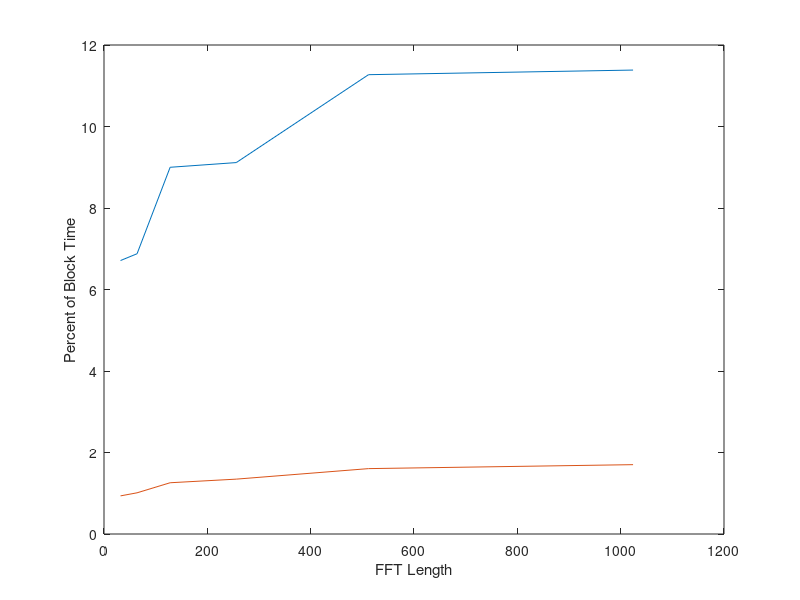

MATLAB code to generate this figure:
% Display results from each speaker for the system
% 12 16 2017

% distance sweep 
if 1==0
    figure(111)
    legend_str = zeros(1, len_d);
    for i = 1:len_d
    %     legend_str(i) = [num2str(distances(i)) ' Meters'];
        subplot(2,1,1)
    %     errorbar(all_freq, amp_m_db, amp_std_db);
        errorbar(all_freq, amps_m(i, :), amps_std(i, :));
        xlabel('Frequency (Hz)');
        ylabel('Amplitude');
        title('System Amplitude Response')
        hold on
        subplot(2,1,2)
        errorbar(all_freq, phs_m(i, :), phs_std(i, :));
        xlabel('Frequency (Hz)');
        ylabel('Phase (Degrees');
        title('System Phase Response');
        hold on;
    end
    subplot(2,1,1)
    legend('1 m', '4 m', '7 m', '10 m', '13 m', '15 m');
    subplot(2,1,2)
    legend('1 m', '4 m', '7 m', '10 m', '13 m', '15 m');
    
    % plot amplitude loss
    figure(112)
    deltas = amps_m(1, :) - amps_m(len_d,:);
    plot(all_freq, deltas);
    xlabel('Frequency (Hz)');
    ylabel('Signal Loss Closest to Furthest (dB)');
    title('Total Signal Loss');
    max_loss = max(deltas)
end



% Precision 
if 1==0
    for k = 1:length(bws)
        bw = bws(k);
        all_center_freq = freqs(k, :);
    %     freqs(k, :) = all_center_freq;

    %     times_m = mean(time_results);
    %     times_std = std(time_results);
    %     sig_str_m(k, :) = mean(signal_strength);
    %     sig_str_std(k, :) = std(signal_strength);
    % 
    %     % convert to distance measurement
    %     s_sound = 340;
    %     dist_m(k, :) = times_m * s_sound;
    %     dist_std(k, :) = times_std * s_sound;

        figure(k)
%         subplot(1,2,1)
        plot(all_center_freq, dist_std(k, :));
%         errorbar(all_center_freq, dist_m(k, :), dist_std(k, :));
        xlabel('Frequency 10 kHz');
        ylabel('Distance (m) - Error below 0 m');
        ylabel('Distance (m) - std error');
        title(['Consistency vs Center Frequency @BW ' num2str(bw/1000) ' kHz'])

%         subplot(1,2,2)
% %         errorbar(all_center_freq, sig_str_m(k, :), sig_str_std(k, :));
%         plot(all_center_freq, sig_str_std(k, :));
%         xlabel('Frequency 10 kHz');
%         ylabel('Signal Strength Normalized to Reference');
%         title(['Signal Strength vs Center Frequency @BW ' num2str(bw/1000) ' kHz'])
    end
end


% f_sweep
if 1==0
    figure(100)
    % legend_str = zeros(1, len_d);
    % for i = 1:len_d
    %     legend_str(i) = [num2str(distances(i)) ' Meters'];

    subplot(2,1,1)
    errorbar(all_freq, amp_m_db, amp_std_db);
    xlabel('Frequency (Hz)');
    ylabel('Amplitude');
    title('System Amplitude Response')

    subplot(2,1,2)
    errorbar(all_freq, rad2deg(unwrap(deg2rad(ph_m))), ph_std);
    xlabel('Frequency (Hz)');
    ylabel('Phase (Degrees');
    title('System Phase Response');
    % hold on;
end


% filter results
if 1 ==0
    dur = 0.01;  % seconds
    fs = 2^15;% 40000;

    freq = 900;
    n = 1:round(dur*fs);
    % input_signal = sin(2 * pi * freq * n / fs);
    % input_signal = input_signal + sin(2 * pi * 15000 * n / fs);
    % input_signal = input_signal + sin(2 * pi * 8000 * n / fs);
    input_signal = make_tone(freq, dur, fs);

    % [H, F] = f_analysis(points(length(points)/100000:length(points)/9), fs);
    [H, F] = f_analysis(points, fs);
    len_h = length(H);
    portion_to_disp = 0.8;
    max_idx = round(portion_to_disp*len_h);
    plot(F(1:max_idx), abs(H(1:max_idx)));
    xlabel('Frequency [Hz]');
    ylabel('Magnitude');
    title('New Signal Frequ Rep');
end


if 1==0
    fs = 40000;
    sample_code_len = 31;
    largest_test = 12*sample_code_len; % 372. To design with twice this is a code len of 744
    % Choose to design for a code length of 750. This is about 1.18M,
    
    lfsr_elements = 3:8;
    code_lens =  2.^lfsr_elements - 1;
    code_lens = 7:10:510;
    repeats = 1;
    samples_per_chip = 2;
    n = repeats * samples_per_chip .* code_lens;
%     n = linspace(1, 100, 100);
%     n = logspace(0,4, 10);  % mac makes this fast
%     n = 2^14
    ns = 1024;
    time_per_fft = ns/fs;
    %    brute_force Convolution in Time
    b_m = n.^2; % multiplications
    b_a = n.*(n-1); % additions
    b_total = b_m + b_a;

    % FFT 
    % Perform FFT
    f_m = (n/2).*log(n); % complex multiplications
    f_a = n.*log(n); % complex additions
%     f_total = f_m + f_a
    % Do FFT 2 times for f and g before we can multiply them together
    % Double the computations so we can inverse the FFT
    f_m_fft = 2 * f_m * 2;
    f_a_fft = 2 * f_m * 2;
    
    % Multiply each array against each other
    f_m_tot = f_m_fft + n;
    
    % convert to non-complex
    f_m_normal = 4 * f_m_tot;
    f_a_normal = 3 * f_m_tot + 2*f_a_fft;
    f_total = f_m_normal + f_a_normal;
    
    figure(1)
    plot(code_lens, f_total./b_total);
    xlabel('Code Lengths for Convolution (n)');
    ylabel('FFT Complexity / Naive Convolution');
    title('Complexity vs Number of Samples');
    
    
    figure(2)
    semilogy(code_lens, b_total*fs, code_lens, f_total*fs);
    xlabel('Code Lengths (n)');
    ylabel('Additions and Multiplications Per Second');
    title('Complexity vs Number of Samples');
    legend('Naive Method', 'FFT');
    %     f_total/b_total
    
    
    % DSP processors taken from http://www.ti.com/processors/dsp/getting-started/core-benchmarks.html
    %$600.00 per board http://www.ti.com/tool/TMDSEVM6678  $400.00 http://www.ti.com/tool/tmdsevm6657
    c66x_rate = 6.27 * 10^(-6); % seconds per thousand n   
    c66x = ones(1, length(n)) * round(1000/c66x_rate);
    
    %$195.00 http://www.ti.com/tool/tmdslcdk138 $195.00 http://www.ti.com/tool/tmdslcdk6748
    C674x_rate = 24.01 * 10^(-6);
    C674x = ones(1, length(n)) * round(1000/C674x_rate);
    
    % $335 http://www.ti.com/tool/k2gice
    Cortex_A15_rate = 43.92 * 10^(-6);
    Cortex_A15 = ones(1, length(n)) * round(1000/Cortex_A15_rate);
    
    %Atmel avr32718 at32UC3
    avr32718_rate = 2.9 * 10^(-3);
    avr32718 = ones(1, length(n)) * round(1000/avr32718_rate);
    
    % m4
    m4_cyc = 139898;
    m4_rate = 1.25 *10^(-6); % per second 
    m4_1_fft = m4_rate*m4_cyc;
    m4 = ones(1, length(n)) * round(1000/m4_1_fft);
    
    % m7
    m7_cyc =  87128;  % 17235; %  code len of 60 = 8050;  %
    m7_clock = 400*10^(6);
    m7_ips = (m7_clock/2)^(-1);
    m7_rate = m7_ips; % per second 
    m7_1_fft = m7_rate*m7_cyc;
    m7 = ones(1, length(n)) * round(1000/m7_1_fft);
    
    figure(3)
    semilogy(code_lens, n*fs, code_lens, c66x, code_lens, C674x, code_lens, Cortex_A15, code_lens, m4, code_lens, m7);
    xlabel('Code Lengths (n)');
    ylabel('FFT Points per Second');
    title('FFT Points per Second');
    legend('FFT Points', 'c66x', 'c674x', 'Cortex_A15', 'Cortex M4', 'Cortex M7')
end

if 1==1  % FFT percentage of operation time for various fft lengths
    n = [32, 64, 128, 256, 512, 1024];
    m5_cpf = [2577, 5282, 13823, 28000, 69253, 139898];
    m7_cpf = [1497, 3235, 8050, 17235, 41076, 87128];
    m5_clock = 48*10^6;  % per second
    m7_clock = 200*10^6;  % per second
    m5_time_per_fft = m5_cpf./m5_clock;
    m7_time_per_fft = m7_cpf./m7_clock;
    
    fs = 40000;
%     block_num = 6;
    block_time = n/fs;
%     m7_block_time = m7_time_per_fft(block_num);
%     m5_block_time = m5_time_per_fft(block_num);
    
%     m7_rat = m7_block_time/block_time
%     m5_rat = m5_block_time/block_time
    
    m7_rat = m7_time_per_fft./block_time;
    m5_rat = m5_time_per_fft./block_time;

    plot(n, m5_rat * 100, n, m7_rat * 100)
    xlabel('FFT Length');
    ylabel('Percent of Block Time')
end

if 1 ==0
    m5_cycles_per_1024 = 139898;
    m5_clock = 200*10^6;  % per second
    n = 1024;
    block_time = n/fs;
    code_len = 30:30:30*30;
%     adv_s_per_fft = n-code_len;
    
    
    
    dev_time_per_1024 = m5_cycles_per_1024*(n-code_len)/(m5_clock * 1000);
    
    m5_rat = dev_time_per_1024/block_time;
    
    plot(code_len, m5_rat)
    
    code_len = 30:30:30*30;
    adv_s_per_fft = n-code_len; 
   
    
    
end


% Theoretical accuracy single device
if 1==0
   chip_f = 1000:200:30000;
    speed = 340;
    % chip_f = 6 * 1000;
    bw = chip_f/2;
    chip_len = speed./chip_f;
    accuracy = (chip_len/10) * 100;
    figure(200)
    plot(chip_f, accuracy, '-rx')
    xlabel('Chipping Rate (Hz)');
    ylabel('Accuracy (cm)');
    title('Theoretical Single Device Accuracy per Chipping Rate') 
end



% fs = 80000;
% freq = 1000;
% tone = make_tone(freq, 0.1, fs);
% [H, F] = f_analysis(tone, fs);
% len_h = length(H);
% portion_to_disp = 0.8;
% max_idx = round(portion_to_disp*len_h);
% plot(F(1:max_idx), abs(H(1:max_idx)));
% xlabel('Frequency [Hz]');
% ylabel('Magnitude');
% title('New Signal Frequ Rep');
% figure(99)
% polarplot(ph_m(1:10) + 180, all_freq(1:10))


